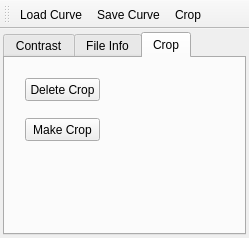
<?xml version="1.0" encoding="UTF-8"?>
<ui version="4.0">
 <class>ImageToolbox</class>
 <widget class="QMainWindow" name="ImageToolbox">
  <property name="geometry">
   <rect>
    <x>0</x>
    <y>0</y>
    <width>249</width>
    <height>238</height>
   </rect>
  </property>
  <property name="windowTitle">
   <string>Image Toolbox</string>
  </property>
  <widget class="QWidget" name="centralWidget">
   <layout class="QGridLayout" name="gridLayout">
    <property name="margin">
     <number>3</number>
    </property>
    <property name="spacing">
     <number>3</number>
    </property>
    <item row="0" column="0">
     <widget class="QTabWidget" name="tabWidget">
      <property name="currentIndex">
       <number>2</number>
      </property>
      <widget class="QWidget" name="contrastTab">
       <attribute name="title">
        <string>Contrast</string>
       </attribute>
       <layout class="QGridLayout" name="gridLayout_2">
        <item row="0" column="1">
         <layout class="QHBoxLayout" name="horizontalLayout">
          <item>
           <widget class="QLabel" name="textLabel1">
            <property name="sizePolicy">
             <sizepolicy hsizetype="Maximum" vsizetype="Preferred">
              <horstretch>0</horstretch>
              <verstretch>0</verstretch>
             </sizepolicy>
            </property>
            <property name="text">
             <string>Channel</string>
            </property>
            <property name="wordWrap">
             <bool>false</bool>
            </property>
            <property name="buddy">
             <cstring>ColorSelector</cstring>
            </property>
           </widget>
          </item>
          <item>
           <widget class="QComboBox" name="ColorSelector">
            <item>
             <property name="text">
              <string>Value</string>
             </property>
            </item>
            <item>
             <property name="text">
              <string>Red</string>
             </property>
            </item>
            <item>
             <property name="text">
              <string>Green</string>
             </property>
            </item>
            <item>
             <property name="text">
              <string>Blue</string>
             </property>
            </item>
           </widget>
          </item>
         </layout>
        </item>
        <item row="1" column="1">
         <widget class="DiagramGV" name="gv">
          <property name="frameShape">
           <enum>QFrame::NoFrame</enum>
          </property>
          <property name="verticalScrollBarPolicy">
           <enum>Qt::ScrollBarAlwaysOff</enum>
          </property>
          <property name="horizontalScrollBarPolicy">
           <enum>Qt::ScrollBarAlwaysOff</enum>
          </property>
          <property name="renderHints">
           <set>QPainter::Antialiasing|QPainter::SmoothPixmapTransform|QPainter::TextAntialiasing</set>
          </property>
          <property name="resizeAnchor">
           <enum>QGraphicsView::AnchorViewCenter</enum>
          </property>
         </widget>
        </item>
        <item row="2" column="1">
         <widget class="QLabel" name="horizontalScale">
          <property name="sizePolicy">
           <sizepolicy hsizetype="Ignored" vsizetype="Fixed">
            <horstretch>0</horstretch>
            <verstretch>0</verstretch>
           </sizepolicy>
          </property>
          <property name="minimumSize">
           <size>
            <width>0</width>
            <height>10</height>
           </size>
          </property>
          <property name="maximumSize">
           <size>
            <width>16777215</width>
            <height>10</height>
           </size>
          </property>
          <property name="text">
           <string/>
          </property>
          <property name="scaledContents">
           <bool>true</bool>
          </property>
         </widget>
        </item>
        <item row="1" column="0">
         <widget class="QLabel" name="verticalScale">
          <property name="sizePolicy">
           <sizepolicy hsizetype="Fixed" vsizetype="Ignored">
            <horstretch>0</horstretch>
            <verstretch>0</verstretch>
           </sizepolicy>
          </property>
          <property name="minimumSize">
           <size>
            <width>20</width>
            <height>0</height>
           </size>
          </property>
          <property name="maximumSize">
           <size>
            <width>20</width>
            <height>16777215</height>
           </size>
          </property>
          <property name="text">
           <string/>
          </property>
          <property name="scaledContents">
           <bool>true</bool>
          </property>
         </widget>
        </item>
       </layout>
       <zorder></zorder>
       <zorder>gv</zorder>
       <zorder>horizontalScale</zorder>
       <zorder>verticalScale</zorder>
      </widget>
      <widget class="QWidget" name="tab_2">
       <attribute name="title">
        <string>File Info</string>
       </attribute>
      </widget>
      <widget class="QWidget" name="tab">
       <attribute name="title">
        <string>Crop</string>
       </attribute>
       <widget class="QPushButton" name="pushButton">
        <property name="geometry">
         <rect>
          <x>20</x>
          <y>20</y>
          <width>75</width>
          <height>23</height>
         </rect>
        </property>
        <property name="text">
         <string>Delete Crop</string>
        </property>
       </widget>
       <widget class="QPushButton" name="doCrop">
        <property name="geometry">
         <rect>
          <x>20</x>
          <y>60</y>
          <width>75</width>
          <height>23</height>
         </rect>
        </property>
        <property name="text">
         <string>Make Crop</string>
        </property>
       </widget>
      </widget>
     </widget>
    </item>
   </layout>
  </widget>
  <widget class="QToolBar" name="toolBar">
   <property name="windowTitle">
    <string>toolBar</string>
   </property>
   <attribute name="toolBarArea">
    <enum>TopToolBarArea</enum>
   </attribute>
   <attribute name="toolBarBreak">
    <bool>false</bool>
   </attribute>
   <addaction name="actionLoad_Curve"/>
   <addaction name="actionSave_Curve"/>
   <addaction name="actionCrop"/>
  </widget>
  <action name="actionLoad_Curve">
   <property name="icon">
    <iconset resource="../icons/icons.qrc">
     <normaloff>:/fileopen.png</normaloff>:/fileopen.png</iconset>
   </property>
   <property name="text">
    <string>Load Curve</string>
   </property>
  </action>
  <action name="actionSave_Curve">
   <property name="icon">
    <iconset resource="../icons/icons.qrc">
     <normaloff>:/filesave.png</normaloff>:/filesave.png</iconset>
   </property>
   <property name="text">
    <string>Save Curve</string>
   </property>
  </action>
  <action name="actionCrop">
   <property name="icon">
    <iconset resource="../icons/icons.qrc">
     <normaloff>:/cut.png</normaloff>:/cut.png</iconset>
   </property>
   <property name="text">
    <string>Crop</string>
   </property>
  </action>
 </widget>
 <layoutdefault spacing="6" margin="11"/>
 <customwidgets>
  <customwidget>
   <class>DiagramGV</class>
   <extends>QGraphicsView</extends>
   <header>tools/diagramgv.h</header>
  </customwidget>
 </customwidgets>
 <resources>
  <include location="../icons/icons.qrc"/>
 </resources>
 <connections/>
</ui>
